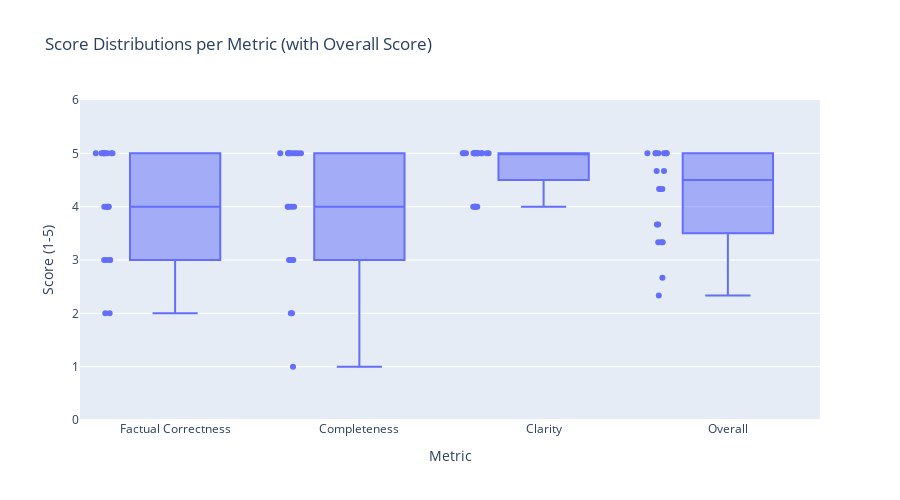

The notebook cell this image was saved under:
### Code cell
plot(final_df1)

### Figure 1 — Plotly figure (JSON) as saved in the notebook; plotly's stock layout.template omitted (floating-point values rounded to 4 significant figures)
{"data": [{"alignmentgroup": "True", "boxpoints": "all", "customdata": [["How could challenges in hiring, retaining, and managing qualified personnel, as well as risks related to supplier relationships and commercial agreements, negatively impact Amazon’s business operations and results in 2024?"], ["What was the total lease liability for Apple Inc. as of September 28, 2024, and how did it compare to the total lease liability as of September 30, 2023?"], ["What are the key competitive challenges Cisco faced in 2024 due to market dynamics, changes in technology, and new entrants, and how did these factors impact its revenue growth and competitive positioning?"], ["Based on the Alphabet Inc. fiscal year ended December 31, 2024, what were the basic and diluted net income per share amounts for Class A, Class B, and Class C shares, and how did these compare to the previous year ended December 31, 2023?"], ["What were the key financial results reported by Meta Platforms, Inc. for the fourth quarter and full year ended December 31, 2024, including revenue, advertising revenue, cash flows, and year-over-year growth percentages?"], ["What operational and strategic challenges did Netflix, Inc. identify in its 2024 fiscal year report as it expanded its streaming service, introduced new features like games and advertising, and scaled its content production and international offerings?"], ["Question:  \r\nWhere, as required by law, does NVIDIA Corporation file lobbying disclosure reports in 2024, and where can information about its public policy and lobbying activities be found?"], ["What highlights or key financial metrics are included in Oracle Corporation's fiscal year 2024 Form 10-K report?"], ["How does Reddit, Inc. plan to manage the potential decline in users due to a reduction in third-party applications during the fiscal year ended December 31, 2024?"], ["Which Tesla, Inc. executives signed the company's annual report for the fiscal year ended December 31, 2024, and what were their titles at the time?[1]"], ["Based on the provided chunk and context (Amazon, year 2024), here is a suitable question:\n\n**How many physical stores did Amazon operate in North America and internationally as of December 31, 2024?**"], ["What did Apple Inc.'s management conclude about the effectiveness of the company's disclosure controls and internal control over financial reporting as of the fiscal year ended September 28, 2024, according to their 2024 Form 10-K?"], ["What types of risks are associated with Cisco Systems' investments in privately held companies during fiscal year 2024?"], ["What risks does Alphabet Inc. face in its international operations, particularly in terms of foreign exchange and regulatory challenges, as highlighted in its 2024 Annual Report?"], ["What were the key financial results reported by Meta Platforms, Inc. for the fourth quarter and full year ended December 31, 2024, including revenue growth, net income, and operating metrics?"], ["What are the key regulatory and operational challenges Netflix, Inc. identified for its international expansion in the fiscal year ended December 31, 2024, and how might these impact its business strategy and financial results?"], ["How was the total target compensation determined for NVIDIA Corporation’s named executive officers in Fiscal 2024, and what role did at-risk, performance-based equity awards play in the compensation program according to the Compensation Committee?"], ["What are the key revenue sources and recent accounting estimate changes reported by Oracle Corporation for the fiscal year ended May 31, 2024, as detailed in their financial statements?"], ["What specific procedures did the auditors perform to address the critical audit matter related to advertising revenue for Reddit, Inc. in the fiscal year ended December 31, 2024?"], ["Based on Tesla, Inc.'s Annual Report on Form 10-K for the fiscal year ended December 31, 2024, how did Tesla's inventory composition and valuation change compared to December 31, 2023, and what were the recorded inventory write-downs for the years ended December 31, 2024, 2023, and 2022?"], ["How could challenges in hiring, retaining, and managing qualified personnel, as well as risks related to supplier relationships and commercial agreements, negatively impact Amazon’s business operations and results in 2024?"], ["What was the total lease liability for Apple Inc. as of September 28, 2024, and how did it compare to the total lease liability as of September 30, 2023?"], ["What are the key competitive challenges Cisco faced in 2024 due to market dynamics, changes in technology, and new entrants, and how did these factors impact its revenue growth and competitive positioning?"], ["Based on the Alphabet Inc. fiscal year ended December 31, 2024, what were the basic and diluted net income per share amounts for Class A, Class B, and Class C shares, and how did these compare to the previous year ended December 31, 2023?"], ["What were the key financial results reported by Meta Platforms, Inc. for the fourth quarter and full year ended December 31, 2024, including revenue, advertising revenue, cash flows, and year-over-year growth percentages?"], ["What operational and strategic challenges did Netflix, Inc. identify in its 2024 fiscal year report as it expanded its streaming service, introduced new features like games and advertising, and scaled its content production and international offerings?"], ["Question:  \r\nWhere, as required by law, does NVIDIA Corporation file lobbying disclosure reports in 2024, and where can information about its public policy and lobbying activities be found?"], ["What highlights or key financial metrics are included in Oracle Corporation's fiscal year 2024 Form 10-K report?"], ["How does Reddit, Inc. plan to manage the potential decline in users due to a reduction in third-party applications during the fiscal year ended December 31, 2024?"], ["Which Tesla, Inc. executives signed the company's annual report for the fiscal year ended December 31, 2024, and what were their titles at the time?[1]"], ["Based on the provided chunk and context (Amazon, year 2024), here is a suitable question:\n\n**How many physical stores did Amazon operate in North America and internationally as of December 31, 2024?**"], ["What did Apple Inc.'s management conclude about the effectiveness of the company's disclosure controls and internal control over financial reporting as of the fiscal year ended September 28, 2024, according to their 2024 Form 10-K?"], ["What types of risks are associated with Cisco Systems' investments in privately held companies during fiscal year 2024?"], ["What risks does Alphabet Inc. face in its international operations, particularly in terms of foreign exchange and regulatory challenges, as highlighted in its 2024 Annual Report?"], ["What were the key financial results reported by Meta Platforms, Inc. for the fourth quarter and full year ended December 31, 2024, including revenue growth, net income, and operating metrics?"], ["What are the key regulatory and operational challenges Netflix, Inc. identified for its international expansion in the fiscal year ended December 31, 2024, and how might these impact its business strategy and financial results?"], ["How was the total target compensation determined for NVIDIA Corporation’s named executive officers in Fiscal 2024, and what role did at-risk, performance-based equity awards play in the compensation program according to the Compensation Committee?"], ["What are the key revenue sources and recent accounting estimate changes reported by Oracle Corporation for the fiscal year ended May 31, 2024, as detailed in their financial statements?"], ["What specific procedures did the auditors perform to address the critical audit matter related to advertising revenue for Reddit, Inc. in the fiscal year ended December 31, 2024?"], ["Based on Tesla, Inc.'s Annual Report on Form 10-K for the fiscal year ended December 31, 2024, how did Tesla's inventory composition and valuation change compared to December 31, 2023, and what were the recorded inventory write-downs for the years ended December 31, 2024, 2023, and 2022?"], ["How could challenges in hiring, retaining, and managing qualified personnel, as well as risks related to supplier relationships and commercial agreements, negatively impact Amazon’s business operations and results in 2024?"], ["What was the total lease liability for Apple Inc. as of September 28, 2024, and how did it compare to the total lease liability as of September 30, 2023?"], ["What are the key competitive challenges Cisco faced in 2024 due to market dynamics, changes in technology, and new entrants, and how did these factors impact its revenue growth and competitive positioning?"], ["Based on the Alphabet Inc. fiscal year ended December 31, 2024, what were the basic and diluted net income per share amounts for Class A, Class B, and Class C shares, and how did these compare to the previous year ended December 31, 2023?"], ["What were the key financial results reported by Meta Platforms, Inc. for the fourth quarter and full year ended December 31, 2024, including revenue, advertising revenue, cash flows, and year-over-year growth percentages?"], ["What operational and strategic challenges did Netflix, Inc. identify in its 2024 fiscal year report as it expanded its streaming service, introduced new features like games and advertising, and scaled its content production and international offerings?"], ["Question:  \r\nWhere, as required by law, does NVIDIA Corporation file lobbying disclosure reports in 2024, and where can information about its public policy and lobbying activities be found?"], ["What highlights or key financial metrics are included in Oracle Corporation's fiscal year 2024 Form 10-K report?"], ["How does Reddit, Inc. plan to manage the potential decline in users due to a reduction in third-party applications during the fiscal year ended December 31, 2024?"], ["Which Tesla, Inc. executives signed the company's annual report for the fiscal year ended December 31, 2024, and what were their titles at the time?[1]"], ["Based on the provided chunk and context (Amazon, year 2024), here is a suitable question:\n\n**How many physical stores did Amazon operate in North America and internationally as of December 31, 2024?**"], ["What did Apple Inc.'s management conclude about the effectiveness of the company's disclosure controls and internal control over financial reporting as of the fiscal year ended September 28, 2024, according to their 2024 Form 10-K?"], ["What types of risks are associated with Cisco Systems' investments in privately held companies during fiscal year 2024?"], ["What risks does Alphabet Inc. face in its international operations, particularly in terms of foreign exchange and regulatory challenges, as highlighted in its 2024 Annual Report?"], ["What were the key financial results reported by Meta Platforms, Inc. for the fourth quarter and full year ended December 31, 2024, including revenue growth, net income, and operating metrics?"], ["What are the key regulatory and operational challenges Netflix, Inc. identified for its international expansion in the fiscal year ended December 31, 2024, and how might these impact its business strategy and financial results?"], ["How was the total target compensation determined for NVIDIA Corporation’s named executive officers in Fiscal 2024, and what role did at-risk, performance-based equity awards play in the compensation program according to the Compensation Committee?"], ["What are the key revenue sources and recent accounting estimate changes reported by Oracle Corporation for the fiscal year ended May 31, 2024, as detailed in their financial statements?"], ["What specific procedures did the auditors perform to address the critical audit matter related to advertising revenue for Reddit, Inc. in the fiscal year ended December 31, 2024?"], ["Based on Tesla, Inc.'s Annual Report on Form 10-K for the fiscal year ended December 31, 2024, how did Tesla's inventory composition and valuation change compared to December 31, 2023, and what were the recorded inventory write-downs for the years ended December 31, 2024, 2023, and 2022?"], ["How could challenges in hiring, retaining, and managing qualified personnel, as well as risks related to supplier relationships and commercial agreements, negatively impact Amazon’s business operations and results in 2024?"], ["What was the total lease liability for Apple Inc. as of September 28, 2024, and how did it compare to the total lease liability as of September 30, 2023?"], ["What are the key competitive challenges Cisco faced in 2024 due to market dynamics, changes in technology, and new entrants, and how did these factors impact its revenue growth and competitive positioning?"], ["Based on the Alphabet Inc. fiscal year ended December 31, 2024, what were the basic and diluted net income per share amounts for Class A, Class B, and Class C shares, and how did these compare to the previous year ended December 31, 2023?"], ["What were the key financial results reported by Meta Platforms, Inc. for the fourth quarter and full year ended December 31, 2024, including revenue, advertising revenue, cash flows, and year-over-year growth percentages?"], ["What operational and strategic challenges did Netflix, Inc. identify in its 2024 fiscal year report as it expanded its streaming service, introduced new features like games and advertising, and scaled its content production and international offerings?"], ["Question:  \r\nWhere, as required by law, does NVIDIA Corporation file lobbying disclosure reports in 2024, and where can information about its public policy and lobbying activities be found?"], ["What highlights or key financial metrics are included in Oracle Corporation's fiscal year 2024 Form 10-K report?"], ["How does Reddit, Inc. plan to manage the potential decline in users due to a reduction in third-party applications during the fiscal year ended December 31, 2024?"], ["Which Tesla, Inc. executives signed the company's annual report for the fiscal year ended December 31, 2024, and what were their titles at the time?[1]"], ["Based on the provided chunk and context (Amazon, year 2024), here is a suitable question:\n\n**How many physical stores did Amazon operate in North America and internationally as of December 31, 2024?**"], ["What did Apple Inc.'s management conclude about the effectiveness of the company's disclosure controls and internal control over financial reporting as of the fiscal year ended September 28, 2024, according to their 2024 Form 10-K?"], ["What types of risks are associated with Cisco Systems' investments in privately held companies during fiscal year 2024?"], ["What risks does Alphabet Inc. face in its international operations, particularly in terms of foreign exchange and regulatory challenges, as highlighted in its 2024 Annual Report?"], ["What were the key financial results reported by Meta Platforms, Inc. for the fourth quarter and full year ended December 31, 2024, including revenue growth, net income, and operating metrics?"], ["What are the key regulatory and operational challenges Netflix, Inc. identified for its international expansion in the fiscal year ended December 31, 2024, and how might these impact its business strategy and financial results?"], ["How was the total target compensation determined for NVIDIA Corporation’s named executive officers in Fiscal 2024, and what role did at-risk, performance-based equity awards play in the compensation program according to the Compensation Committee?"], ["What are the key revenue sources and recent accounting estimate changes reported by Oracle Corporation for the fiscal year ended May 31, 2024, as detailed in their financial statements?"], ["What specific procedures did the auditors perform to address the critical audit matter related to advertising revenue for Reddit, Inc. in the fiscal year ended December 31, 2024?"], ["Based on Tesla, Inc.'s Annual Report on Form 10-K for the fiscal year ended December 31, 2024, how did Tesla's inventory composition and valuation change compared to December 31, 2023, and what were the recorded inventory write-downs for the years ended December 31, 2024, 2023, and 2022?"]], "hovertemplate": "Metric=%{x}<br>Score=%{y}<br>question=%{customdata[0]}<extra></extra>", "legendgroup": "", "marker": {"color": "#636efa"}, "name": "", "notched": false, "offsetgroup": "", "orientation": "v", "showlegend": false, "type": "box", "x": ["Factual Correctness", "Factual Correctness", "Factual Correctness", "Factual Correctness", "Factual Correctness", "Factual Correctness", "Factual Correctness", "Factual Correctness", "Factual Correctness", "Factual Correctness", "Factual Correctness", "Factual Correctness", "Factual Correctness", "Factual Correctness", "Factual Correctness", "Factual Correctness", "Factual Correctness", "Factual Correctness", "Factual Correctness", "Factual Correctness", "Completeness", "Completeness", "Completeness", "Completeness", "Completeness", "Completeness", "Completeness", "Completeness", "Completeness", "Completeness", "Completeness", "Completeness", "Completeness", "Completeness", "Completeness", "Completeness", "Completeness", "Completeness", "Completeness", "Completeness", "Clarity", "Clarity", "Clarity", "Clarity", "Clarity", "Clarity", "Clarity", "Clarity", "Clarity", "Clarity", "Clarity", "Clarity", "Clarity", "Clarity", "Clarity", "Clarity", "Clarity", "Clarity", "Clarity", "Clarity", "Overall", "Overall", "Overall", "Overall", "Overall", "Overall", "Overall", "Overall", "Overall", "Overall", "Overall", "Overall", "Overall", "Overall", "Overall", "Overall", "Overall", "Overall", "Overall", "Overall"], "x0": " ", "xaxis": "x", "y": [5.0, 4.0, 4.0, 2.0, 4.0, 3.0, 5.0, 3.0, 2.0, 3.0, 5.0, 4.0, 3.0, 5.0, 5.0, 5.0, 4.0, 5.0, 5.0, 5.0, 5.0, 4.0, 5.0, 1.0, 4.0, 3.0, 5.0, 2.0, 2.0, 3.0, 4.0, 3.0, 3.0, 5.0, 5.0, 5.0, 4.0, 5.0, 5.0, 5.0, 5.0, 5.0, 5.0, 4.0, 5.0, 4.0, 5.0, 5.0, 4.0, 5.0, 5.0, 4.0, 4.0, 5.0, 5.0, 5.0, 5.0, 5.0, 5.0, 5.0, 5.0, 4.333, 4.667, 2.333, 4.333, 3.333, 5.0, 3.333, 2.667, 3.667, 4.667, 3.667, 3.333, 5.0, 5.0, 5.0, 4.333, 5.0, 5.0, 5.0], "y0": " ", "yaxis": "y"}], "layout": {"boxmode": "group", "height": 500, "legend": {"tracegroupgap": 0}, "title": {"text": "Score Distributions per Metric (with Overall Score)"}, "xaxis": {"anchor": "y", "domain": [0, 1], "title": {"text": "Metric"}}, "yaxis": {"anchor": "x", "domain": [0, 1], "dtick": 1, "range": [0, 6], "title": {"text": "Score (1-5)"}}}}
